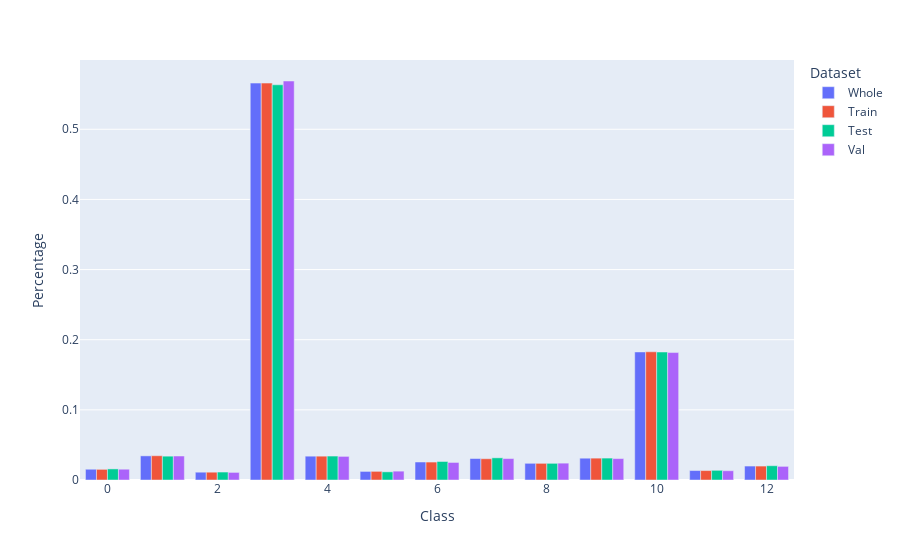

This figure's notebook cell:
### Code cell
plot_split_stratification(dataset, train_subset, test_subset, val_subset)

### Figure 1 — Plotly figure (JSON) as saved in the notebook; plotly's stock layout.template omitted (floating-point values rounded to 4 significant figures)
{"data": [{"alignmentgroup": "True", "hovertemplate": "Dataset=Whole<br>Class=%{x}<br>Percentage=%{y}<extra></extra>", "legendgroup": "Whole", "marker": {"color": "#636efa", "pattern": {"shape": ""}}, "name": "Whole", "offsetgroup": "Whole", "orientation": "v", "showlegend": true, "textposition": "auto", "type": "bar", "x": [0, 1, 2, 3, 4, 5, 6, 7, 8, 9, 10, 11, 12], "xaxis": "x", "y": [0.01534, 0.03442, 0.01113, 0.5659, 0.03395, 0.01224, 0.02565, 0.03062, 0.0238, 0.03108, 0.1826, 0.01349, 0.01989], "yaxis": "y"}, {"alignmentgroup": "True", "hovertemplate": "Dataset=Train<br>Class=%{x}<br>Percentage=%{y}<extra></extra>", "legendgroup": "Train", "marker": {"color": "#EF553B", "pattern": {"shape": ""}}, "name": "Train", "offsetgroup": "Train", "orientation": "v", "showlegend": true, "textposition": "auto", "type": "bar", "x": [0, 1, 2, 3, 4, 5, 6, 7, 8, 9, 10, 11, 12], "xaxis": "x", "y": [0.01518, 0.03461, 0.01114, 0.5659, 0.03397, 0.01233, 0.02557, 0.03033, 0.02375, 0.03116, 0.1828, 0.01345, 0.01986], "yaxis": "y"}, {"alignmentgroup": "True", "hovertemplate": "Dataset=Test<br>Class=%{x}<br>Percentage=%{y}<extra></extra>", "legendgroup": "Test", "marker": {"color": "#00cc96", "pattern": {"shape": ""}}, "name": "Test", "offsetgroup": "Test", "orientation": "v", "showlegend": true, "textposition": "auto", "type": "bar", "x": [0, 1, 2, 3, 4, 5, 6, 7, 8, 9, 10, 11, 12], "xaxis": "x", "y": [0.01581, 0.03397, 0.01134, 0.5634, 0.03413, 0.01164, 0.02638, 0.0316, 0.02377, 0.03126, 0.1825, 0.01383, 0.02036], "yaxis": "y"}, {"alignmentgroup": "True", "hovertemplate": "Dataset=Val<br>Class=%{x}<br>Percentage=%{y}<extra></extra>", "legendgroup": "Val", "marker": {"color": "#ab63fa", "pattern": {"shape": ""}}, "name": "Val", "offsetgroup": "Val", "orientation": "v", "showlegend": true, "textposition": "auto", "type": "bar", "x": [0, 1, 2, 3, 4, 5, 6, 7, 8, 9, 10, 11, 12], "xaxis": "x", "y": [0.01538, 0.03421, 0.01083, 0.5688, 0.03366, 0.01262, 0.02501, 0.03055, 0.02402, 0.03053, 0.1817, 0.01323, 0.01944], "yaxis": "y"}], "layout": {"barmode": "group", "legend": {"title": {"text": "Dataset"}, "tracegroupgap": 0}, "margin": {"t": 60}, "xaxis": {"anchor": "y", "domain": [0, 1], "title": {"text": "Class"}}, "yaxis": {"anchor": "x", "domain": [0, 1], "title": {"text": "Percentage"}}}}
